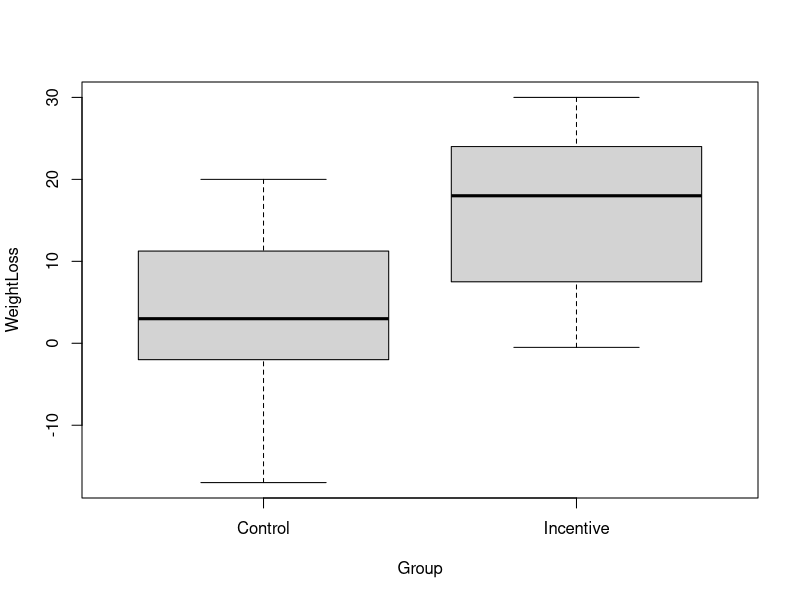
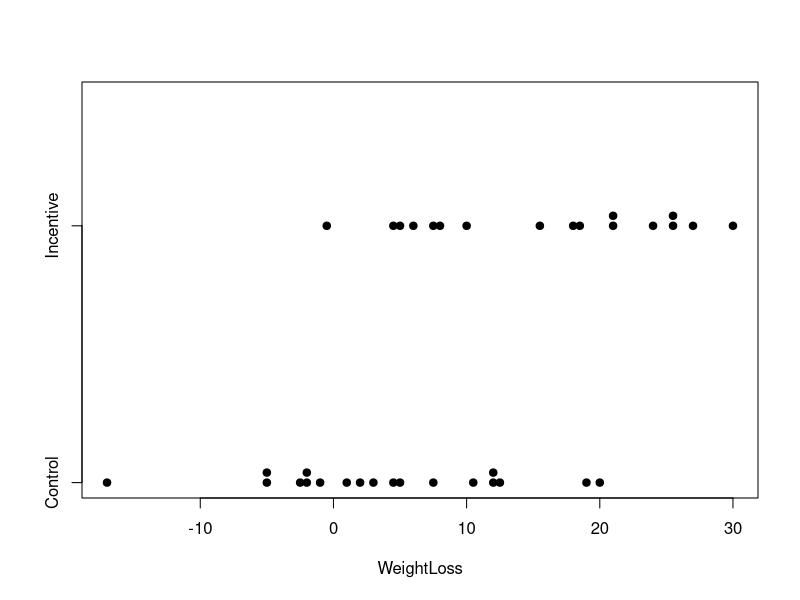
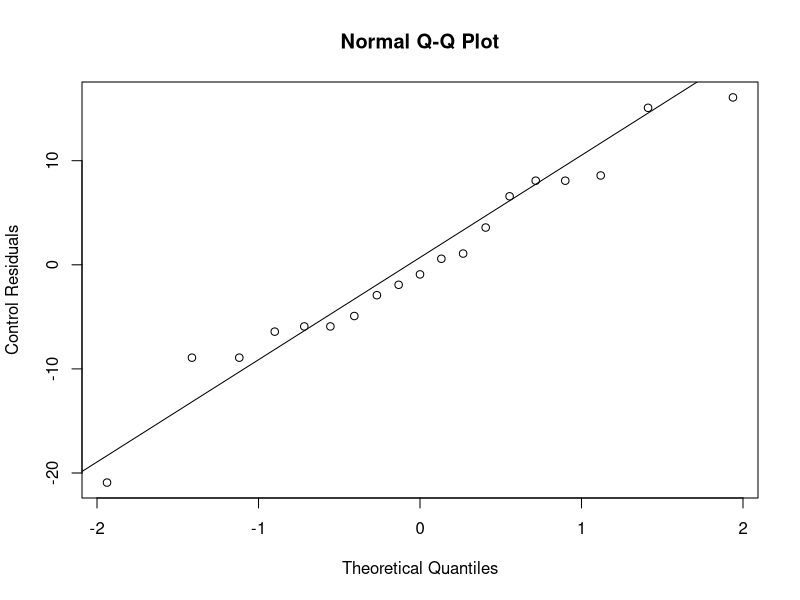
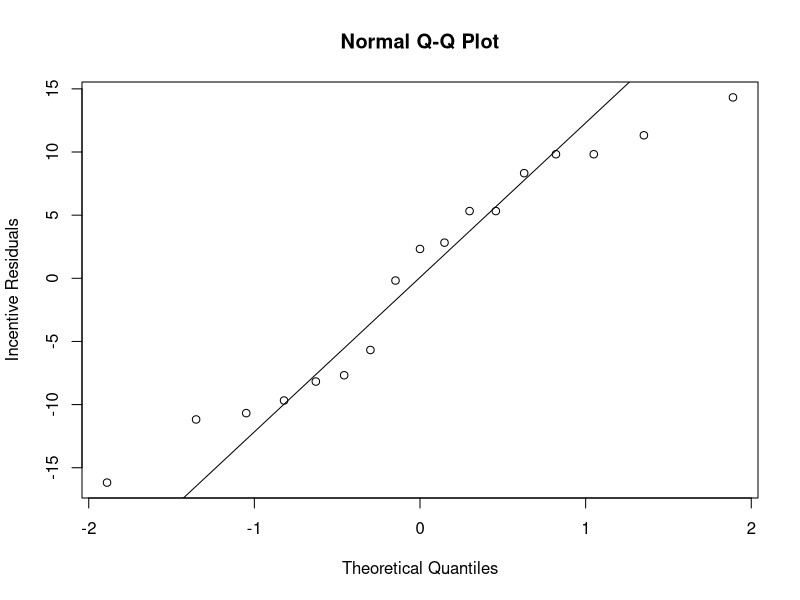

Generate these figures, in order, with R:
## ---- chunk 1
# load weightloss4 file
weightloss <- read.csv("data/weightloss.csv", header = TRUE)
attach(weightloss)
## ---- chunk 2
boxplot(WeightLoss ~ Group)
## ---- chunk 3
stripchart(WeightLoss ~ Group, method = "stack", pch = 20, cex = 1.5)
## ---- chunk 4
mu_control <- mean(WeightLoss[Group == "Control"])
## ---- chunk 5
tapply(WeightLoss, Group, length)
tapply(WeightLoss, Group, mean)
tapply(WeightLoss, Group, sd)
## ---- chunk 6
n <- tapply(WeightLoss, Group, length)
mean <- tapply(WeightLoss, Group, mean)
SD <- tapply(WeightLoss, Group, sd)
cbind(n, mean, SD)
## ---- chunk 7
round(cbind(n, mean, SD), 2)
## ---- chunk 8
t.test(WeightLoss ~ Group)
## ---- chunk 9
GroupNumeric <- as.numeric(Group == "Incentive")
mu_control <- mean(WeightLoss[GroupNumeric == 0])
mu_incentive <- mean(WeightLoss[GroupNumeric == 1])
## ---- chunk 10
Fit <- mu_control * (1 - GroupNumeric) + mu_incentive * GroupNumeric
print(Fit)
## ---- chunk 11
Resid <- WeightLoss - Fit
# Put them all together
cbind(WeightLoss, Fit, Resid)
## ---- chunk 12
sdc <- sd(WeightLoss[Group == "Control"])
sdi <- sd(WeightLoss[Group == "Incentive"])
nc <- length(WeightLoss[Group == "Control"])
ni <- length(WeightLoss[Group == "Incentive"])
t.stat <- (mu_control - mu_incentive) / sqrt(sdc^2 / nc + sdi^2 / ni)
## ---- chunk 13
qqnorm(Resid[Group == "Control"], ylab = "Control Residuals")
qqline(Resid[Group == "Control"])
qqnorm(Resid[Group == "Incentive"], ylab = "Incentive Residuals")
qqline(Resid[Group == "Incentive"])
## ---- chunk 14
# numerator
num <- abs(mu_control - mu_incentive)
# denominator
den <- sqrt(((nc - 1) * sdc^2 + (ni - 1) * sdi^2) / (nc + ni - 2))
effect <- num / den
